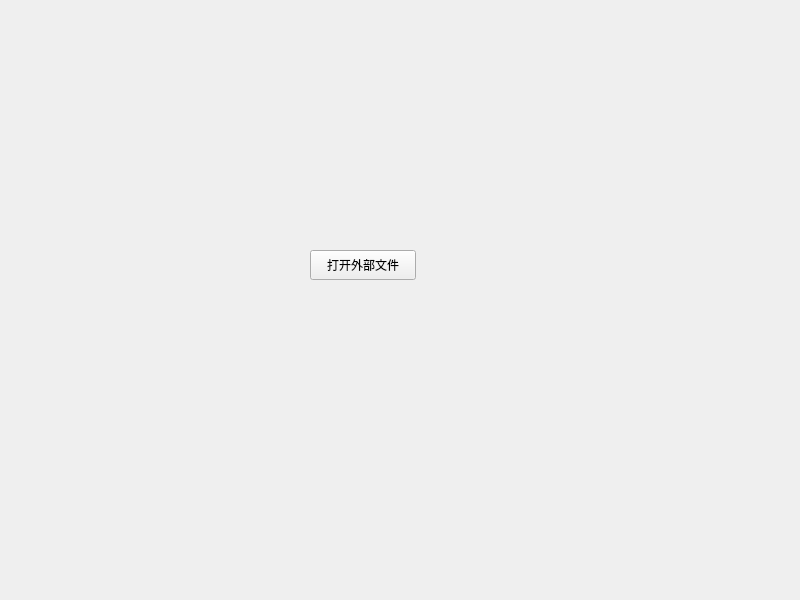
<?xml version="1.0" encoding="UTF-8"?>
<ui version="4.0">
 <class>Widget</class>
 <widget class="QWidget" name="Widget">
  <property name="geometry">
   <rect>
    <x>0</x>
    <y>0</y>
    <width>800</width>
    <height>600</height>
   </rect>
  </property>
  <property name="windowTitle">
   <string>Widget</string>
  </property>
  <widget class="QPushButton" name="pushButton">
   <property name="geometry">
    <rect>
     <x>310</x>
     <y>250</y>
     <width>106</width>
     <height>30</height>
    </rect>
   </property>
   <property name="text">
    <string>打开外部文件</string>
   </property>
   <property name="checkable">
    <bool>true</bool>
   </property>
   <property name="checked">
    <bool>false</bool>
   </property>
  </widget>
 </widget>
 <resources/>
 <connections/>
</ui>
